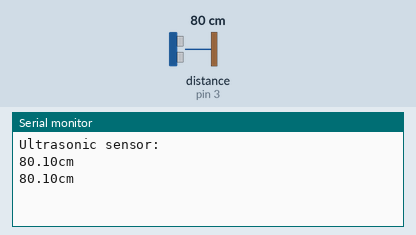
A sketch run on a simulated Arduino Uno, built with avr-gcc and run on an emulated ATmega328P. Parts: the last lines printed to the serial monitor. Wiring (inferred from the names in the program): ultrasonic range finder: trigger pin 2; echo pin 3. Inputs (shaded band) come from the test bench; at power-on: distance to the obstacle (sensor on pin 3) 80 cm. The echo pulse lasts 58.3 µs per cm.

Above: at 1.8 s.
1.9 s: distance to the obstacle (sensor on pin 3) set to 2 cm
At 2.8 s:
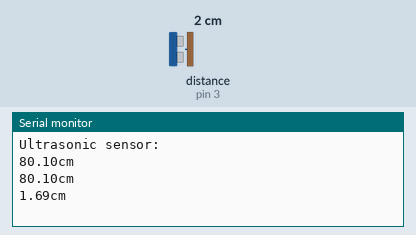
3.4 s: distance to the obstacle (sensor on pin 3) set to 4 cm
At 4.4 s:
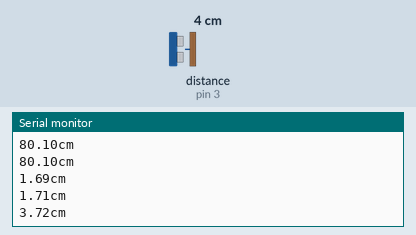
Timing chart, 0 to 6.4 s (numbered marks = the images above; inputs shaded):
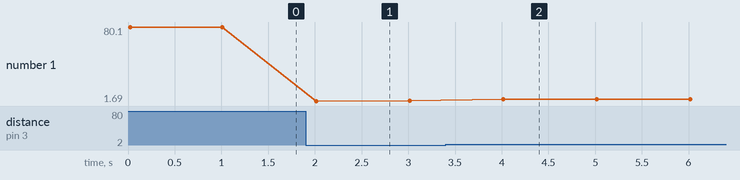

The sketch:

E4-ultrasonic-distance.ino
```cpp
int trigPin = 2;
int echoPin = 3;
float distance;

void setup() {
  // put your setup code here, to run once:
  Serial.begin(9600);
  pinMode(trigPin, OUTPUT);
  pinMode(echoPin, INPUT);
  Serial.println("Ultrasonic sensor: ");
}

void loop() {
  // put your main code here, to run repeatedly:
  digitalWrite(trigPin, LOW);
  delayMicroseconds(2);
  digitalWrite(trigPin, HIGH);
  delayMicroseconds(10);
  digitalWrite(trigPin, LOW);

  distance = pulseIn(echoPin, HIGH) / 58.0;
  Serial.print(distance);
  Serial.print("cm");
  Serial.println();
  delay(1000);
}
```

Measured:
- after the input at 1.9 s, the serial monitor: prints a new line after 0.11 s (image 1)
- after the input at 3.4 s, the serial monitor: prints a new line after 0.61 s (image 2)
- plotted number 1: 80.1 → 1.71 after the input at 1.9 s, 1.71 → 3.72 after the input at 3.4 s
